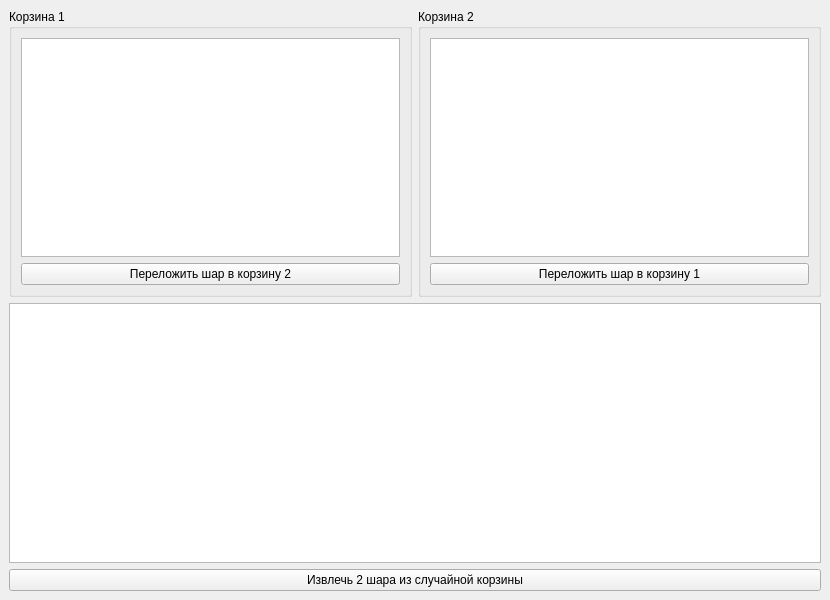
<?xml version="1.0" encoding="UTF-8"?>
<ui version="4.0">
 <class>MainWindow</class>
 <widget class="QMainWindow" name="MainWindow">
  <property name="geometry">
   <rect>
    <x>0</x>
    <y>0</y>
    <width>830</width>
    <height>600</height>
   </rect>
  </property>
  <property name="windowTitle">
   <string>MainWindow</string>
  </property>
  <widget class="QWidget" name="centralwidget">
   <property name="minimumSize">
    <size>
     <width>830</width>
     <height>600</height>
    </size>
   </property>
   <layout class="QVBoxLayout" name="mainLayout">
    <item>
     <layout class="QHBoxLayout" name="topLayout">
      <item>
       <widget class="QGroupBox" name="groupBox_2">
        <property name="title">
         <string>Корзина 1</string>
        </property>
        <property name="flat">
         <bool>true</bool>
        </property>
        <layout class="QVBoxLayout">
         <item>
          <widget class="QListWidget" name="Basket1"/>
         </item>
         <item>
          <widget class="QPushButton" name="moveToSecondBtn">
           <property name="text">
            <string>Переложить шар в корзину 2</string>
           </property>
          </widget>
         </item>
        </layout>
       </widget>
      </item>
      <item>
       <widget class="QGroupBox" name="groupBox_2">
        <property name="title">
         <string>Корзина 2</string>
        </property>
        <property name="flat">
         <bool>true</bool>
        </property>
        <layout class="QVBoxLayout">
         <item>
          <widget class="QListWidget" name="Basket2"/>
         </item>
         <item>
          <widget class="QPushButton" name="moveToFirstBtn">
           <property name="text">
            <string>Переложить шар в корзину 1</string>
           </property>
          </widget>
         </item>
        </layout>
       </widget>
      </item>
     </layout>
    </item>
    <item>
     <layout class="QVBoxLayout" name="basketLayout3">
      <item>
       <widget class="QListWidget" name="Common"/>
      </item>
      <item>
       <widget class="QPushButton" name="takeTwoBtn">
        <property name="text">
         <string>Извлечь 2 шара из случайной корзины</string>
        </property>
       </widget>
      </item>
     </layout>
    </item>
   </layout>
  </widget>
 </widget>
 <resources/>
 <connections/>
</ui>
